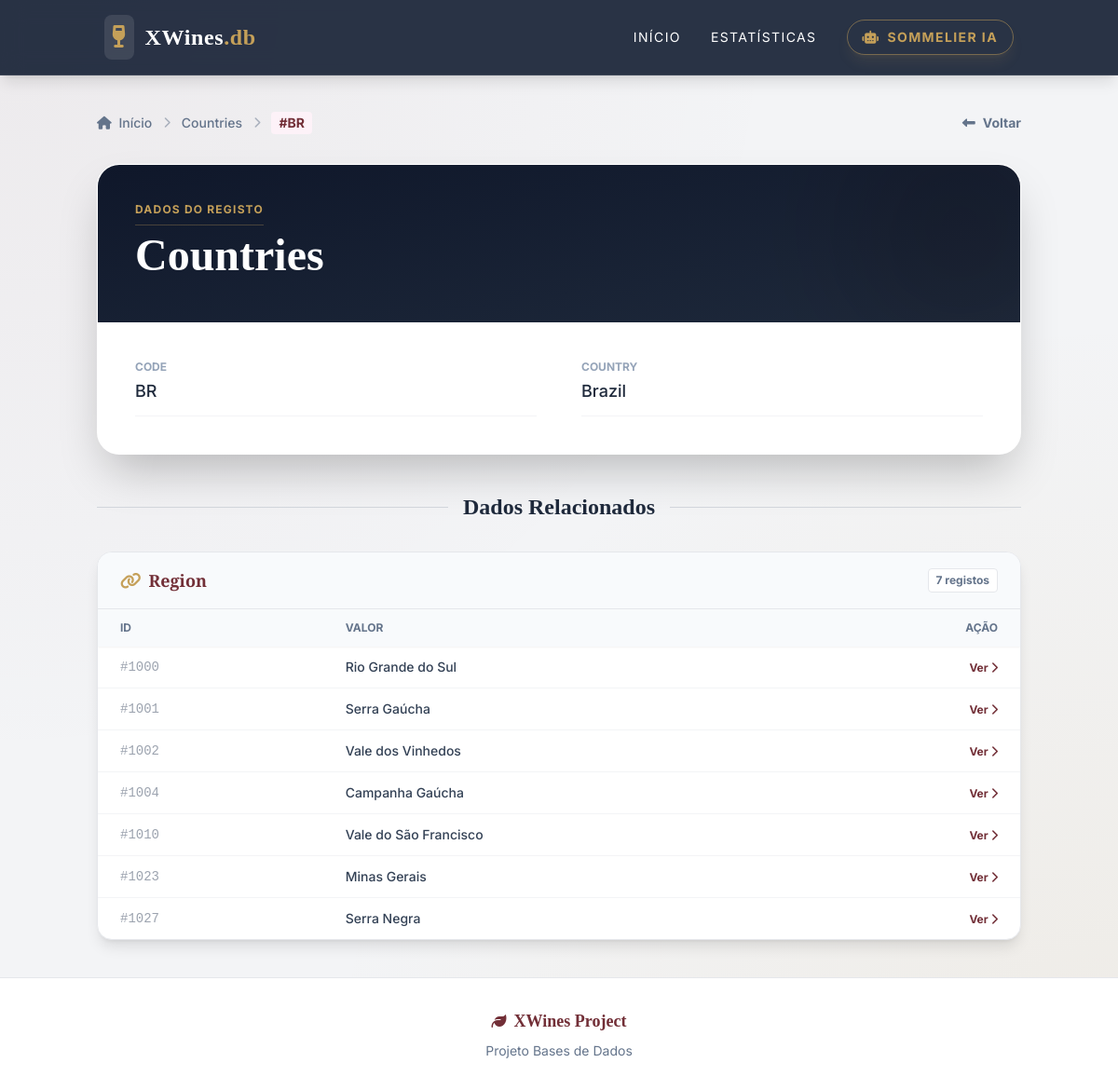
Screenshot of /Countries/BR/ with the database file from the repository.
### tables this page shows
CREATE TABLE Countries (
        Code TEXT PRIMARY KEY,
        Country TEXT NOT NULL
    );

CREATE TABLE Region (
        RegionID INTEGER PRIMARY KEY,
        RegionName TEXT,
        Code TEXT,
        FOREIGN KEY (Code) REFERENCES Countries(Code)
    );

### app.py (the view)
@app.route('/<table_name>/<pk_val>/')
def detail_view(table_name, pk_val):
    valid_tables = get_tables()
    if table_name not in valid_tables: abort(404)
    pk = get_primary_key(table_name)
    db = get_db()
    where_clause = "rowid = ?" if pk == 'rowid' else f"{pk} = ?"
    sel_cols = "rowid, *" if pk == 'rowid' else "*"
    query = f"SELECT {sel_cols} FROM {table_name} WHERE {where_clause}"
    cur = db.execute(query, (pk_val,))
    item = cur.fetchone()
    if item is None: abort(404)
    relations = {}
    if table_name in INVERSE_RELATIONS:
        config = INVERSE_RELATIONS[table_name]
        configs = config if isinstance(config, list) else [config]
        for rel in configs:
            try:
                rel_pk = get_primary_key(rel['table'])
                r_sel = f"rowid, *" if rel_pk == 'rowid' else "*"
                r_cur = db.execute(f"SELECT {r_sel} FROM {rel['table']} WHERE {rel['fk']} = ? LIMIT 50", (pk_val,))
                data = r_cur.fetchall()
                if data:
                    relations[rel['table']] = {'data': data, 'pk': rel_pk, 'display': rel['display']}
            except: pass
    return render_template('detail.html', table_name=table_name, item=item, pk=pk, relations=relations)

### db.py (called while the page is built)
def get_db():
    db = getattr(g, '_database', None)
    if db is None:
        if not os.path.exists(DATABASE):
            alt_path = os.path.join('app', DATABASE)
            if os.path.exists(alt_path):
                db_path = alt_path
            else:
                db_path = DATABASE
        else:
            db_path = DATABASE
        db = g._database = sqlite3.connect(db_path)
        db.row_factory = sqlite3.Row
    return db

def close_connection(exception):
    db = getattr(g, '_database', None)
    if db is not None:
        db.close()

def get_tables():
    db = get_db()
    cur = db.execute("SELECT name FROM sqlite_master WHERE type='table';")
    return [row['name'] for row in cur.fetchall()]

def get_primary_key(table):
    if table == 'Countries': return 'Code'
    if table in ['Grapes', 'Harmonize', 'Vintages']: return 'rowid'
    return f"{table}ID"

### templates/detail.html (shortened to what this page needs)
{% extends 'base.html' %}
{% block content %}
<div class="max-w-6xl mx-auto">
    <div class="flex items-center justify-between mb-8">
        <nav class="flex items-center text-sm font-medium text-slate-500">
            <a href="/" class="hover:text-wine transition"><i class="fas fa-home mr-1"></i> Início</a>
            <i class="fas fa-chevron-right mx-3 text-xs opacity-50"></i>
            <a href="/{{ table_name }}/" class="hover:text-wine transition">{{ table_name }}</a>
            <i class="fas fa-chevron-right mx-3 text-xs opacity-50"></i>
            <span class="text-wine font-bold bg-pink-50 px-2 py-0.5 rounded">#{{ item[pk] }}</span>
        </nav>
        <a href="javascript:history.back()" class="text-sm font-bold text-slate-500 hover:text-wine transition flex items-center gap-2">
            <i class="fas fa-long-arrow-alt-left"></i> Voltar
        </a>
    </div>
    <div class="bg-white rounded-3xl shadow-2xl overflow-hidden border border-white/50 mb-10">
        <div class="bg-gradient-to-br from-slate-900 to-slate-800 p-8 md:p-10 relative overflow-hidden text-white">
            <div class="absolute top-0 right-0 w-64 h-64 bg-wine rounded-full mix-blend-multiply filter blur-3xl opacity-20 -mr-16 -mt-16 animate-pulse"></div>
            <div class="relative z-10">
                <span class="text-gold font-bold tracking-widest text-xs uppercase mb-2 block border-b border-gold/30 pb-2 w-max">Dados do Registo</span>
                <h1 class="text-4xl md:text-5xl font-serif font-bold mb-2">{{ table_name }}</h1>
                {% set main_name = None %}
                {% for k in item.keys() %}
                    {% if 'Name' in k or 'Country' in k %}{% set main_name = item[k] %}{% endif %}
                {% endfor %}
            </div>
        </div>
        <div class="p-8 md:p-10 bg-white">
            <div class="grid grid-cols-1 md:grid-cols-2 gap-x-12 gap-y-8">
                {% for key in item.keys() %}
                    {% set value = item[key] %}
                    <div class="group border-b border-gray-100 pb-3">
                        <span class="block text-xs font-bold text-slate-400 uppercase mb-1">{{ key }}</span>
                        <div class="text-lg font-medium text-slate-800 break-words">
                            {% if key == 'Website' and value %}
                                <a href="{{ value }}" target="_blank" class="text-wine hover:underline flex items-center gap-2">
                                    {{ value }} <i class="fas fa-external-link-alt text-xs"></i>
                                </a>
                            {% else %}
                                {{ value }}
                            {% endif %}
                        </div>
                    </div>
                {% endfor %}
            </div>
        </div>
    </div>
    {% if relations %}
        <div class="space-y-8">
            <div class="flex items-center gap-4">
                <div class="h-px flex-grow bg-gray-300"></div>
                <h2 class="text-2xl font-serif font-bold text-slate-800">Dados Relacionados</h2>
                <div class="h-px flex-grow bg-gray-300"></div>
            </div>
            {% for rel_name, rel_info in relations.items() %}
            <div class="bg-white rounded-2xl shadow-lg border border-gray-200 overflow-hidden">
                <div class="bg-slate-50 px-6 py-4 border-b border-gray-200 flex justify-between items-center">
                    <h3 class="font-bold text-lg text-wine flex items-center gap-2">
                        <i class="fas fa-link text-gold"></i> {{ rel_name }}
                    </h3>
                    <span class="bg-white border border-gray-200 text-xs font-bold px-2 py-1 rounded text-slate-500">
                        {{ rel_info.data|length }} registos
                    </span>
                </div>
                {% if rel_info.data %}
                    <div class="max-h-[400px] overflow-y-auto custom-scrollbar">
                        <table class="w-full text-left text-sm">
                            <thead class="bg-slate-50 text-slate-500 font-semibold uppercase text-xs sticky top-0 shadow-sm">
                                <tr>
                                    <th class="px-6 py-3">ID</th>
                                    <th class="px-6 py-3">Valor</th>
                                    <th class="px-6 py-3 text-right">Ação</th>
                                </tr>
                            </thead>
                            <tbody class="divide-y divide-gray-100">
                                {% for row in rel_info.data %}
                                <tr class="hover:bg-pink-50/30 transition">
                                    <td class="px-6 py-3 font-mono text-gray-400">
                                        {% if rel_info.pk in row.keys() %} #{{ row[rel_info.pk] }} {% else %} - {% endif %}
                                    </td>
                                    <td class="px-6 py-3 font-medium text-slate-700">
                                        {% if rel_info.display in row.keys() %}
                                            {{ row[rel_info.display] }}
                                        {% else %}
                                            {{ row[0] }}
                                        {% endif %}
                                    </td>
                                    <td class="px-6 py-3 text-right">
                                        {% if rel_info.pk in row.keys() %}
                                        <a href="/{{ rel_name }}/{{ row[rel_info.pk] }}/" class="text-wine hover:text-gold font-bold text-xs">
                                            Ver <i class="fas fa-chevron-right"></i>
                                        </a>
                                        {% endif %}
                                    </td>
                                </tr>
                                {% endfor %}
                            </tbody>
                        </table>
                    </div>
                {% else %}
                    <div class="p-6 text-center text-slate-400 italic">Sem dados encontrados.</div>
                {% endif %}
            </div>
            {% endfor %}
        </div>
    {% endif %}
</div>
{% endblock %}

### static/style.css (style rules this page uses)
:root { --color-wine: #722F37; --color-wine-dark: #4a1a21; --color-gold: #c5a059; }
body { font-family: 'Inter', sans-serif; background-color: #f3f4f6; background-image: radial-gradient(at 0% 0%, rgba(114, 47, 55, 0.05) 0px, transparent 50%), radial-gradient(at 100% 100%, rgba(197, 160, 89, 0.1) 0px, transparent 50%); background-attachment: fixed; color: #1f2937; }
h1, h2, h3, .font-serif { font-family: 'Playfair Display', serif; }

### rows the page displays
Countries: Code "BR", keys "BR" "Brazil"
Region: RegionID "1000", RegionName "Rio Grande do Sul"
Region: RegionID "1001", RegionName "Serra Gaúcha"
Region: RegionID "1002", RegionName "Vale dos Vinhedos"
Region: RegionID "1004", RegionName "Campanha Gaúcha"
Region: RegionID "1010", RegionName "Vale do São Francisco"
Region: RegionID "1023", RegionName "Minas Gerais"
Region: RegionID "1027", RegionName "Serra Negra"

### other values shown
{{ table_name }} "Countries"
{{ key }} "CODE" "COUNTRY"
{{ rel_name }} "Region"
{{ rel_info.data|length }} "7"
